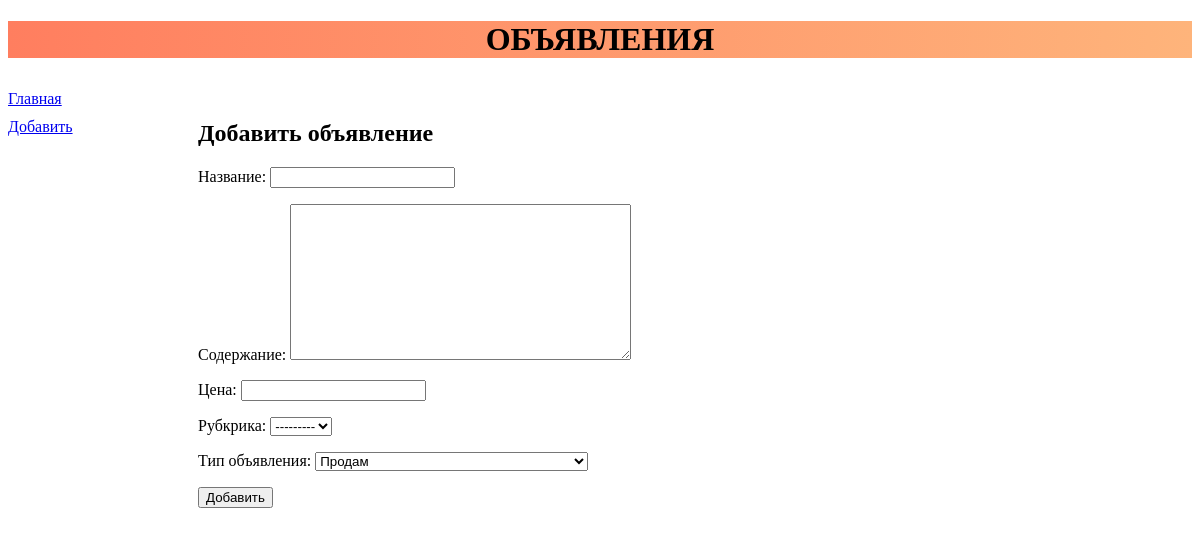
The app's page /bboard/add/, older data.
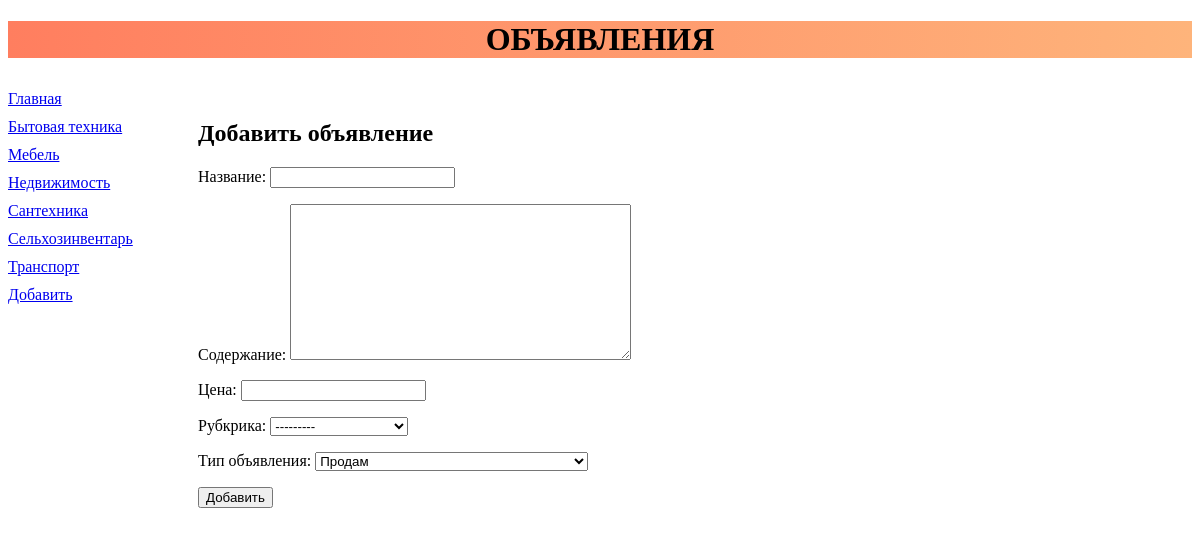
The same page, newer data.
### bboard/models.py (models this page shows, shortened)
class Rubric(models.Model):
    name = models.CharField(max_length=20, db_index=True, verbose_name='Название')
    def __str__(self):
        return self.name
    class Meta:
        verbose_name_plural = 'Рубрики'
        verbose_name = 'Рубкрика'
        ordering = ['name']

### bboard/views.py (the view)
# urls.py: path('add/', BbCreateView.as_view(), name='add'),
class BbCreateView(CreateView):
    template_name = 'bboard/create.html'
    form_class = BbFrom
    success_url = reverse_lazy('index')
    def get_context_data(self, **kwargs):
        context = super().get_context_data(**kwargs)
        context['rubrics'] = Rubric.objects.all()
        return context

### bboard/forms.py
class BbFrom(ModelForm):
    class Meta:
        model = Bd
        fields = ('title', 'content', 'price', 'rubric', 'kind')

### bboard/templates/bboard/create.html (shortened to what this page needs)
{% extends "layout/basic.html" %}
{% block content %}
<h2>Добавить объявление</h2>
<form method="post" action="{% url 'add' %}">
    {{ form.as_p }}
    <input type="submit" value="Добавить">
</form>
{% endblock %}

### bboard/templates/layout/basic.html (shortened to what this page needs)
{% load static %}
<!DOCTYPE html>
<html lang="ru">
<head>
    <link rel="stylesheet" type="text/css" href="{% static 'bboard/style.css' %}" >
</head>
<body>
<header>
  <h1>Объявления</h1>
</header>
<nav>
    <a href="{% url 'index' %}" >Главная</a>
    {% for rubric in rubrics %}
        <a href="{{ rubric.get_absolute_url }}">{{ rubric.name }}</a>
    {% endfor %}
    <a href="{% url 'add' %}">Добавить</a>
</nav>
<section>
  {% block content %}
  {% endblock %}
</section>
</body>
</html>

Row changes from the older to the newer data that the page shows:
added Rubric: name "Бытовая техника"
added Rubric: name "Мебель"
added Rubric: name "Недвижимость"
added Rubric: name "Сантехника"
added Rubric: name "Сельхозинвентарь"
added Rubric: name "Транспорт"
